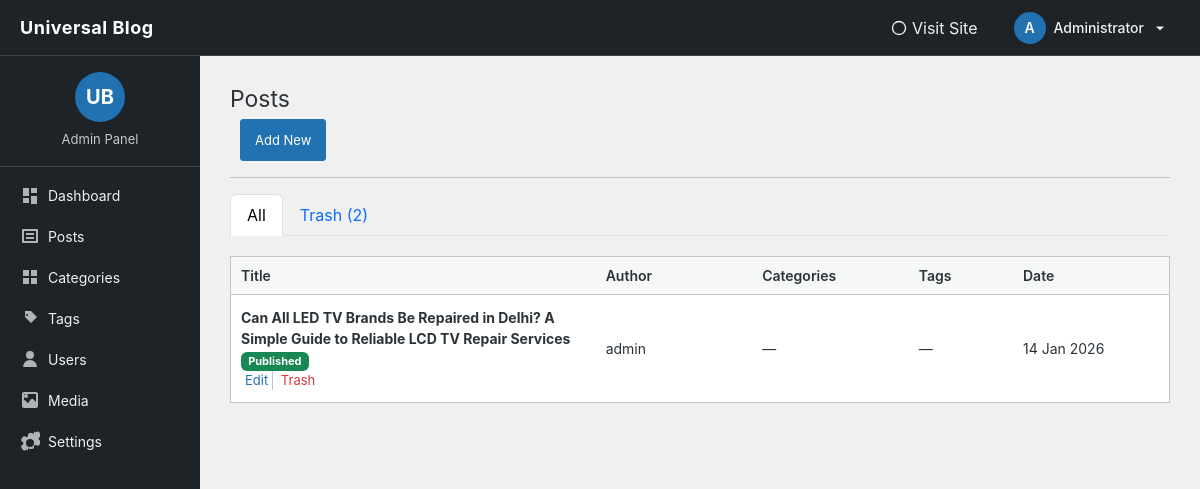
Page /blog/admin/posts/index.php (signed in) on the committed database.
### tables this page shows
CREATE TABLE `posts` (
  `id` int(11) NOT NULL,
  `user_id` int(11) NOT NULL,
  `title` varchar(255) NOT NULL,
  `slug` varchar(255) NOT NULL,
  `canonical_url` varchar(500) DEFAULT NULL,
  `content` text NOT NULL,
  `excerpt` text DEFAULT NULL,
  `status` enum('draft','published','archived','trash') DEFAULT 'draft',
  `created_at` datetime DEFAULT current_timestamp(),
  `updated_at` datetime DEFAULT current_timestamp() ON UPDATE current_timestamp(),
  `published_at` datetime DEFAULT NULL,
  `featured_image` varchar(255) DEFAULT NULL,
  `featured_image_alt` varchar(255) DEFAULT NULL,
  `meta_title` varchar(255) DEFAULT NULL,
  `meta_keywords` varchar(255) DEFAULT NULL,
  `meta_description` text DEFAULT NULL,
  `index_status` enum('index','noindex') DEFAULT 'index',
  `schema_type` varchar(50) DEFAULT 'BlogPosting',
  `schema_organization` varchar(255) DEFAULT NULL,
  `schema_logo` varchar(500) DEFAULT NULL
);

CREATE TABLE `users` (
  `id` int(11) NOT NULL,
  `username` varchar(50) NOT NULL,
  `email` varchar(100) NOT NULL,
  `password` varchar(255) NOT NULL,
  `display_name` varchar(100) DEFAULT NULL,
  `role` enum('admin','author','editor') DEFAULT 'author',
  `created_at` datetime DEFAULT current_timestamp()
);

### blog/admin/posts/index.php (the view, shortened to what this page needs)
<?php
require_once '../../includes/db.php';
$posts = $pdo->query("
    SELECT p.id, p.title, p.status, p.created_at, u.username
    FROM posts p
    JOIN users u ON p.user_id = u.id
    WHERE p.status != 'trash'
    ORDER BY p.created_at DESC
")->fetchAll();
$trashCount = $pdo->query("SELECT COUNT(*) FROM posts WHERE status='trash'")->fetchColumn();
?>
<!DOCTYPE html>
<html lang="en">
<head>
<link href="https://cdn.jsdelivr.net/npm/bootstrap@5.3.2/dist/css/bootstrap.min.css" rel="stylesheet">
</head>
<body>
<?php require '../partials/header.php'; ?>
<div class="container-fluid">
<div class="row">
<?php require '../partials/sidebar.php'; ?>
<main class="col-md-9 col-lg-10">
<div class="wrap">
<h1 class="wp-heading-inline">Posts</h1>
<a href="add.php" class="page-title-action">Add New</a>
<hr class="wp-header-end">
<ul class="nav nav-tabs mt-3">
    <li class="nav-item">
        <a class="nav-link active" href="index.php">All</a>
    </li>
    <li class="nav-item">
        <a class="nav-link" href="trash.php">Trash <?= $trashCount > 0 ? "($trashCount)" : '' ?></a>
    </li>
</ul>
<table class="wp-list-table">
<thead>
<tr>
    <th style="width:35%">Title</th>
    <th style="width:15%">Author</th>
    <th style="width:15%">Categories</th>
    <th style="width:10%">Tags</th>
    <th style="width:15%">Date</th>
</tr>
</thead>
<tbody>
<?php if ($posts): foreach ($posts as $post): ?>
<?php
$cats = $pdo->prepare("SELECT c.name FROM categories c JOIN post_categories pc ON c.id=pc.category_id WHERE pc.post_id=?");
$cats->execute([$post['id']]);
$categories = $cats->fetchAll(PDO::FETCH_COLUMN);
$tagsCount = $pdo->prepare("SELECT COUNT(*) FROM post_tags WHERE post_id=?");
$tagsCount->execute([$post['id']]);
$tagCount = $tagsCount->fetchColumn();
?>
<tr>
    <td>
        <strong><?=htmlspecialchars($post['title'])?></strong>
        <?php
        $statusColor = match($post['status']){
            'published'=>'success',
            'draft'=>'secondary',
            'archived'=>'warning',
            default=>'dark'
        };
        ?>
        <span class="badge bg-<?=$statusColor?>" style="font-size:11px;"><?=ucfirst($post['status'])?></span>
        <div class="row-actions">
            <span><a href="edit.php?id=<?=$post['id']?>">Edit</a></span>
            <span class="delete"><a href="trash.php?id=<?=$post['id']?>" onclick="return confirm('Move to trash?')">Trash</a></span>
        </div>
    </td>
    <td><?=htmlspecialchars($post['username'])?></td>
    <td><?= $categories ? implode(', ', array_map('htmlspecialchars', $categories)) : '—' ?></td>
    <td><?= $tagCount > 0 ? $tagCount : '—' ?></td>
    <td><?=date('d M Y', strtotime($post['created_at']))?></td>
</tr>
<?php endforeach; else: ?>
<tr>
    <td colspan="5" class="text-center text-muted py-4">No posts found</td>
</tr>
<?php endif ?>
</tbody>
</table>
</div>
</main>
</div>
</div>
</body>
</html>

### blog/admin/partials/admin-style.php (style rules this page uses)
:root { --wp-blue: #2271b1; --wp-blue-dark: #135e96; --wp-admin-bg: #f0f0f1; --wp-sidebar-bg: #1d2327; --wp-sidebar-hover: #2c3338; --wp-accent: #2271b1; --wp-border: #c3c4c7; }
body { background: var(--wp-admin-bg); font-family: -apple-system,BlinkMacSystemFont,"Segoe UI",Roboto,Oxygen-Sans,Ubuntu,Cantarell,"Helvetica Neue",sans-serif; color: #2c3338; padding-top: 56px; }
main { padding: 20px 30px !important; }
@media (min-width: 768px) { main.col-md-9, main.col-lg-10 { margin-left: 0; } }
.wp-heading-inline { font-size: 23px; font-weight: 400; margin: 0; padding: 9px 0 4px; line-height: 1.3; }
.page-title-action { display: inline-block; padding: 6px 14px; font-size: 13px; line-height: 2.15384615; border-radius: 3px; text-decoration: none; background: var(--wp-accent); color: #fff; border: 1px solid var(--wp-accent); margin-left: 10px; }
.wp-list-table { background: #fff; border: 1px solid var(--wp-border); border-spacing: 0; width: 100%; margin: 20px 0; }
.wp-list-table thead th { background: #f6f7f7; border-bottom: 1px solid var(--wp-border); padding: 8px 10px; font-weight: 600; text-align: left; font-size: 14px; }
.wp-list-table tbody tr { border-bottom: 1px solid var(--wp-border); }
.wp-list-table tbody td { padding: 12px 10px; font-size: 14px; }
.row-actions { font-size: 13px; }
.row-actions span { display: inline-block; padding: 0 4px; }
.row-actions span:not(:last-child) { border-right: 1px solid #c3c4c7; }
.row-actions a { color: #2271b1; text-decoration: none; }
.row-actions .delete a { color: #d63638; }

### rows in the picture
posts: title "Can All LED TV Brands Be Repaired in Delhi? A Simple Guide to Reliable LCD TV Repair Services", status "Published", user.username "admin", created_at "14 Jan 2026"

### other values in the picture
substr($admin_name, 0, 1) "A"
$admin_name "Administrator"
$trashCount "2"
